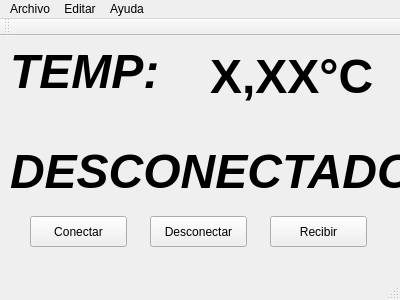
<?xml version="1.0" encoding="UTF-8"?>
<ui version="4.0">
 <class>MainWindow</class>
 <widget class="QMainWindow" name="MainWindow">
  <property name="geometry">
   <rect>
    <x>0</x>
    <y>0</y>
    <width>400</width>
    <height>300</height>
   </rect>
  </property>
  <property name="windowTitle">
   <string>MainWindow</string>
  </property>
  <widget class="QWidget" name="centralWidget">
   <widget class="QPushButton" name="pushButton">
    <property name="geometry">
     <rect>
      <x>30</x>
      <y>180</y>
      <width>97</width>
      <height>31</height>
     </rect>
    </property>
    <property name="text">
     <string>Conectar</string>
    </property>
   </widget>
   <widget class="QPushButton" name="pushButton_2">
    <property name="geometry">
     <rect>
      <x>150</x>
      <y>180</y>
      <width>97</width>
      <height>31</height>
     </rect>
    </property>
    <property name="text">
     <string>Desconectar</string>
    </property>
   </widget>
   <widget class="QPushButton" name="pushButton_3">
    <property name="geometry">
     <rect>
      <x>270</x>
      <y>180</y>
      <width>97</width>
      <height>31</height>
     </rect>
    </property>
    <property name="text">
     <string>Recibir</string>
    </property>
   </widget>
   <widget class="QLabel" name="label">
    <property name="geometry">
     <rect>
      <x>10</x>
      <y>0</y>
      <width>181</width>
      <height>71</height>
     </rect>
    </property>
    <property name="font">
     <font>
      <pointsize>36</pointsize>
      <weight>75</weight>
      <italic>true</italic>
      <bold>true</bold>
     </font>
    </property>
    <property name="text">
     <string>TEMP:</string>
    </property>
   </widget>
   <widget class="QLabel" name="label_2">
    <property name="geometry">
     <rect>
      <x>210</x>
      <y>0</y>
      <width>171</width>
      <height>81</height>
     </rect>
    </property>
    <property name="font">
     <font>
      <family>Arial</family>
      <pointsize>36</pointsize>
      <weight>75</weight>
      <bold>true</bold>
     </font>
    </property>
    <property name="text">
     <string>X,XX°C</string>
    </property>
   </widget>
   <widget class="QLabel" name="label_3">
    <property name="geometry">
     <rect>
      <x>10</x>
      <y>100</y>
      <width>391</width>
      <height>71</height>
     </rect>
    </property>
    <property name="font">
     <font>
      <pointsize>36</pointsize>
      <weight>75</weight>
      <italic>true</italic>
      <bold>true</bold>
     </font>
    </property>
    <property name="text">
     <string>DESCONECTADO</string>
    </property>
   </widget>
  </widget>
  <widget class="QMenuBar" name="menuBar">
   <property name="geometry">
    <rect>
     <x>0</x>
     <y>0</y>
     <width>400</width>
     <height>25</height>
    </rect>
   </property>
   <widget class="QMenu" name="menuArchivo">
    <property name="title">
     <string>Archivo</string>
    </property>
    <addaction name="actionSalir"/>
   </widget>
   <widget class="QMenu" name="menuAyuda">
    <property name="title">
     <string>Ayuda</string>
    </property>
   </widget>
   <widget class="QMenu" name="menuEditar">
    <property name="title">
     <string>Editar</string>
    </property>
   </widget>
   <addaction name="menuArchivo"/>
   <addaction name="menuEditar"/>
   <addaction name="menuAyuda"/>
  </widget>
  <widget class="QToolBar" name="mainToolBar">
   <attribute name="toolBarArea">
    <enum>TopToolBarArea</enum>
   </attribute>
   <attribute name="toolBarBreak">
    <bool>false</bool>
   </attribute>
  </widget>
  <widget class="QStatusBar" name="statusBar"/>
  <action name="actionSalir">
   <property name="text">
    <string>Salir</string>
   </property>
  </action>
 </widget>
 <layoutdefault spacing="6" margin="11"/>
 <resources/>
 <connections>
  <connection>
   <sender>actionSalir</sender>
   <signal>triggered()</signal>
   <receiver>MainWindow</receiver>
   <slot>close()</slot>
   <hints>
    <hint type="sourcelabel">
     <x>-1</x>
     <y>-1</y>
    </hint>
    <hint type="destinationlabel">
     <x>199</x>
     <y>149</y>
    </hint>
   </hints>
  </connection>
 </connections>
</ui>
